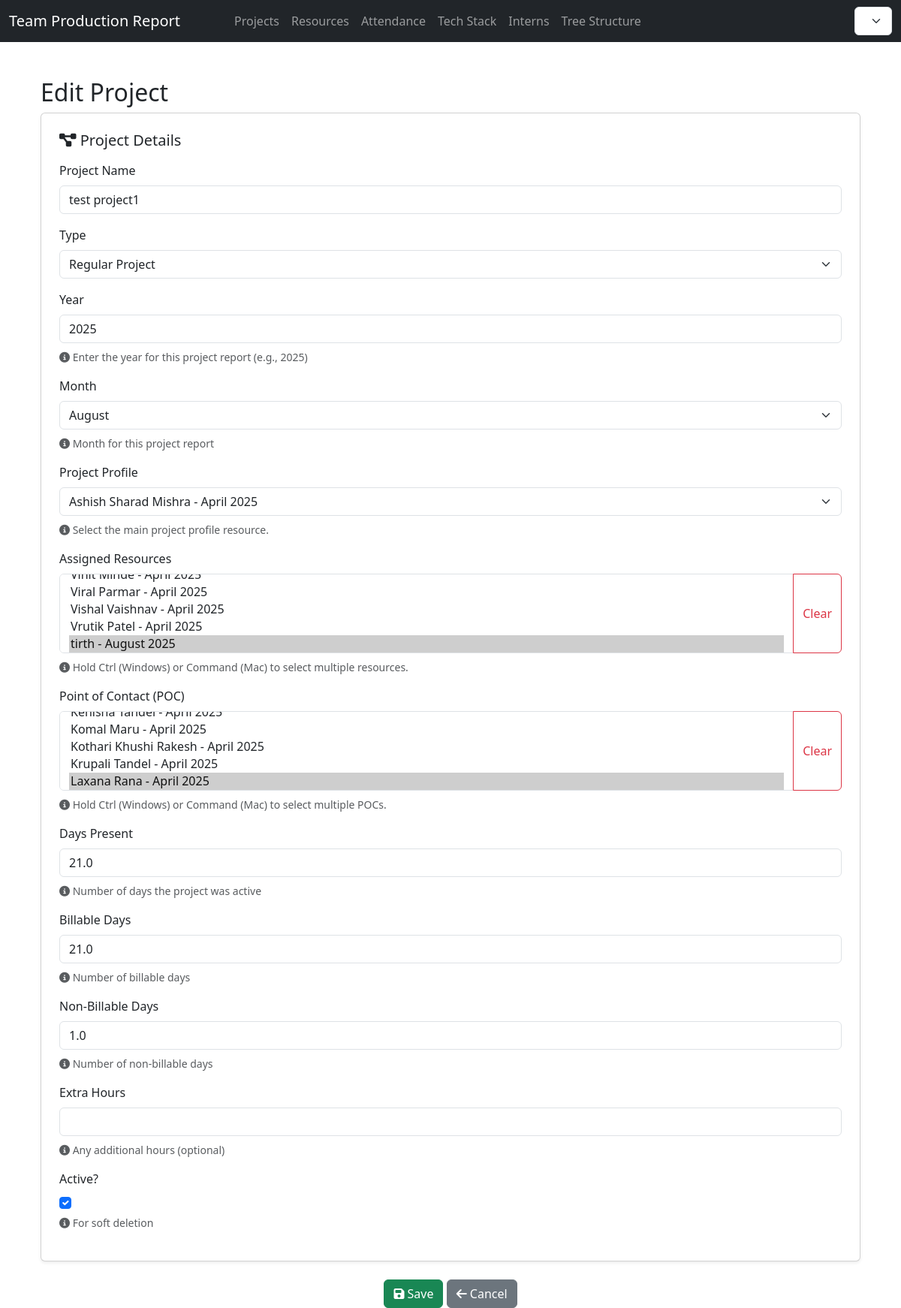
The page /projects/projects/edit/35/ on the database as committed earlier.
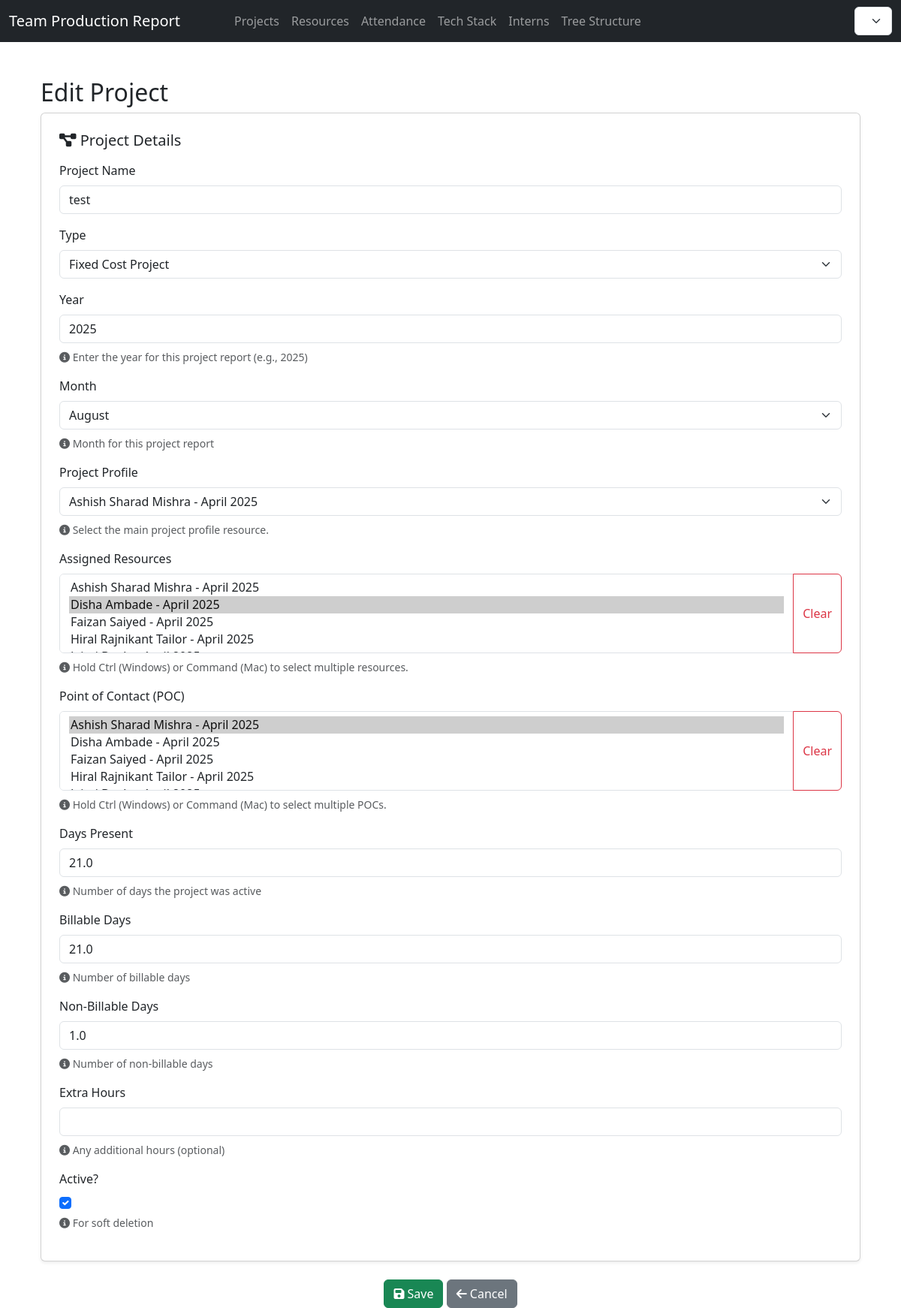
The same page on the database as committed later.
### projects/models.py (models this page shows, shortened)
class Project(models.Model):
    PROJECT_TYPE_CHOICES = [
        ('REGULAR', 'Regular Project'),
        ('FIXED_COST', 'Fixed Cost Project'),
    ]
    project_name = models.CharField(max_length=100)
    project_type = models.CharField(
        max_length=20,
        choices=PROJECT_TYPE_CHOICES,
        default='REGULAR'
    )
    year = models.PositiveIntegerField(
        help_text="Enter the year for this project report (e.g., 2025)"
    )
    month = models.PositiveSmallIntegerField(
        choices=[(i, calendar.month_name[i]) for i in range(1, 13)],
        help_text="Enter the month for this project report (1–12)"
    )
    project_profile = models.ForeignKey(
        Resource,
        on_delete=models.PROTECT,
        related_name='profiled_projects',
        help_text="Main profile/resource for this project"
    )
    resources = models.ManyToManyField(
        Resource,
        related_name='assigned_projects',
        blank=True,
        help_text="Multiple resources can be assigned to this project"
    )
    poc = models.ManyToManyField(
        Resource,
        related_name='poc_projects',
        blank=True,
        help_text="Multiple POCs can be assigned to this project"
    )
    present_day = models.FloatField(
        default=0,
        validators=[MinValueValidator(0)],
        help_text="Number of days the project was active"
    )
    billable_days = models.FloatField(
        default=0,
        validators=[MinValueValidator(0)],
        help_text="Number of billable days"
    )
    non_billable_days = models.FloatField(
        default=0,
        validators=[MinValueValidator(0)],
        help_text="Number of non-billable days"
    )
    billable_hours = models.FloatField(
        default=0,
        editable=False,
        help_text="Auto-calculated from billable_days × 8"
    )
    non_billable_hours = models.FloatField(
        default=0,
        editable=False,
        help_text="Auto-calculated from non_billable_days × 8"
    )
    extra_hours = models.FloatField(
        null=True,
        blank=True,
        default=0,
        validators=[MinValueValidator(0)],
        help_text="Any additional hours (optional)"
    )
    is_active = models.BooleanField(default=True, help_text="For soft deletion")
    created_at = models.DateTimeField(auto_now_add=True)
    counting = models.FloatField(default=0, help_text="Counting value")
    updated_at = models.DateTimeField(auto_now=True)
    class Meta:
        db_table = 'projects'
        ordering = ['-year', '-month', 'project_name']
        verbose_name = 'Project'
        verbose_name_plural = 'Projects'

### projects/views.py (the view)
# urls.py: path("projects/edit/<int:pk>/", views.project_edit, name="project_edit"),
def project_edit(request, pk):
    project = get_object_or_404(Project, pk=pk)
    if request.method == 'POST':
        project_form = ProjectForm(request.POST, instance=project)
        if project_form.is_valid():
            project = project_form.save(commit=False)
            project_form.save()
            project_form.save_m2m()
            return redirect('projects:project_list')
    else:
        project_form = ProjectForm(instance=project)
    return render(request, 'projects/project_form.html', {
        'form': project_form,
        'title': 'Edit Project'
    })

### resources/models.py (called while the page is built)
    def __str__(self):
        return f"{self.resource_name} - {calendar.month_name[self.month]} {self.year}"

### projects/templates/projects/project_form.html (shortened to what this page needs)
{% extends 'base.html' %}
{% block content %}
<div class="container mt-5">
  <h2>{{ title }}</h2>
  <form method="post" novalidate>
    <div class="card p-4 mb-4 shadow-sm">
      <h5 class="mb-3">
        <i class="fas fa-project-diagram"></i> Project Details
      </h5>
      {% for field in form %}
      <div class="mb-3">
        <label for="{{ field.id_for_label }}" class="form-label">{{ field.label }}</label>
        <div class="input-group">
          {{ field }}
          {% if field.name == 'resources' or field.name == 'poc' %}
          <button type="button" class="btn btn-outline-danger" onclick="clearSelection('{{ field.id_for_label }}')">
            Clear
          </button>
          {% endif %}
        </div>
        {% if field.help_text %}
        <div class="form-text text-muted mt-2">
          <i class="fas fa-info-circle"></i> {{ field.help_text }}
        </div>
        {% endif %}
      </div>
      {% endfor %}
    </div>
    <div class="text-center">
      <button type="submit" class="btn btn-success">
        <i class="fas fa-save"></i> Save
      </button>
      <a href="{% url 'projects:project_list' %}" class="btn btn-secondary">
        <i class="fas fa-arrow-left"></i> Cancel
      </a>
    </div>
  </form>
</div>
{% endblock %}

Rows that differ between the two databases and show on the page:
changed Project "August": project_name "test project1" → "test"; project_type "Regular Project" → "Fixed Cost Project"
Other text that changed with them:
form field resources: "Viral Parmar - April 2025 / Vishal Vaishnav - April 2025 / Vrutik Patel - April 2025 / tirth - August 2025 ☑" → "Ashish Sharad Mishra - April 2025 / Disha Ambade - April 2025 ☑ / Faizan Saiyed - April 2025 / Hiral Rajnikant Tailor - April 2025"
form field poc: "Komal Maru - April 2025 / Kothari Khushi Rakesh - April 2025 / Krupali Tandel - April 2025 / Laxana Rana - April 2025 ☑" → "Ashish Sharad Mishra - April 2025 ☑ / Disha Ambade - April 2025 / Faizan Saiyed - April 2025 / Hiral Rajnikant Tailor - April 2025"
